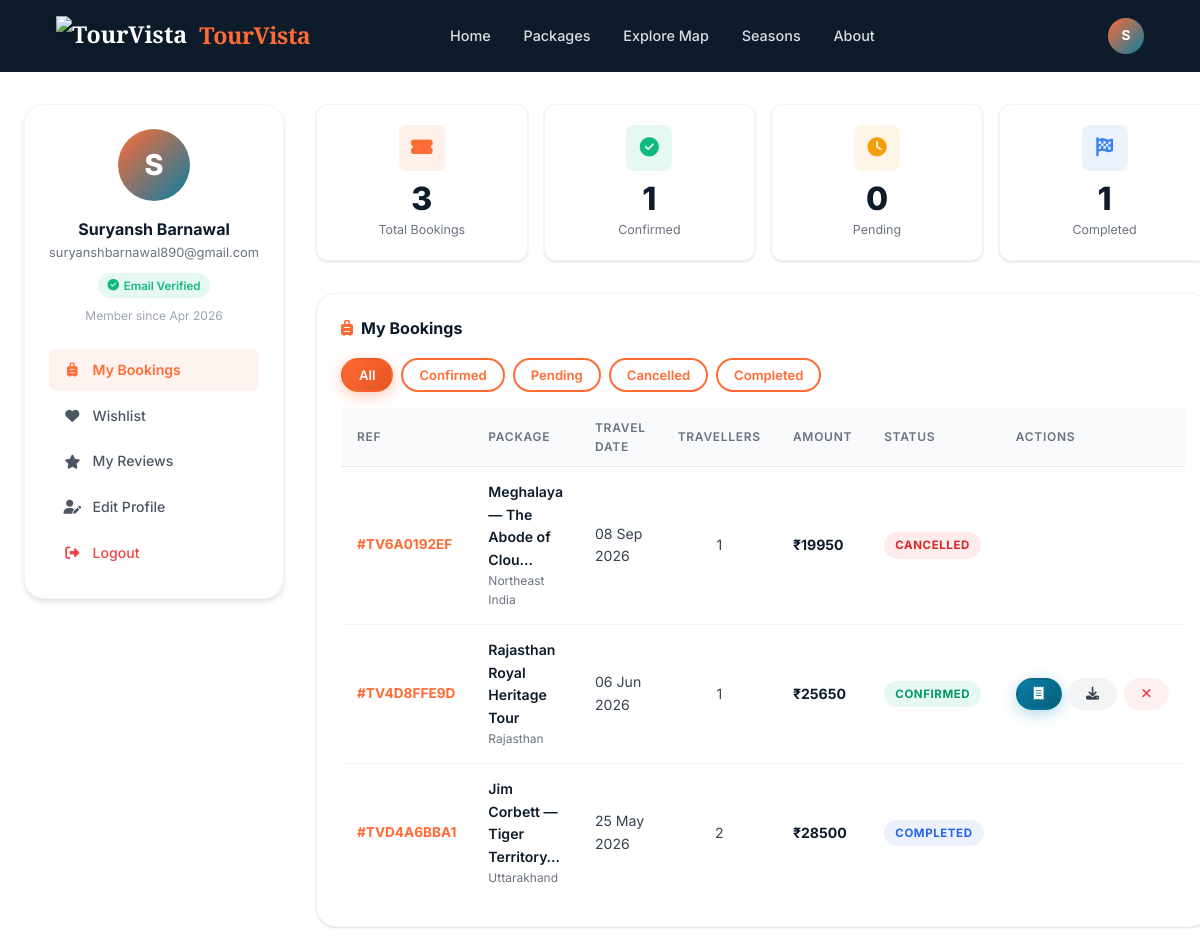
The app's page /accounts/dashboard/ (signed in, upper part), older data.
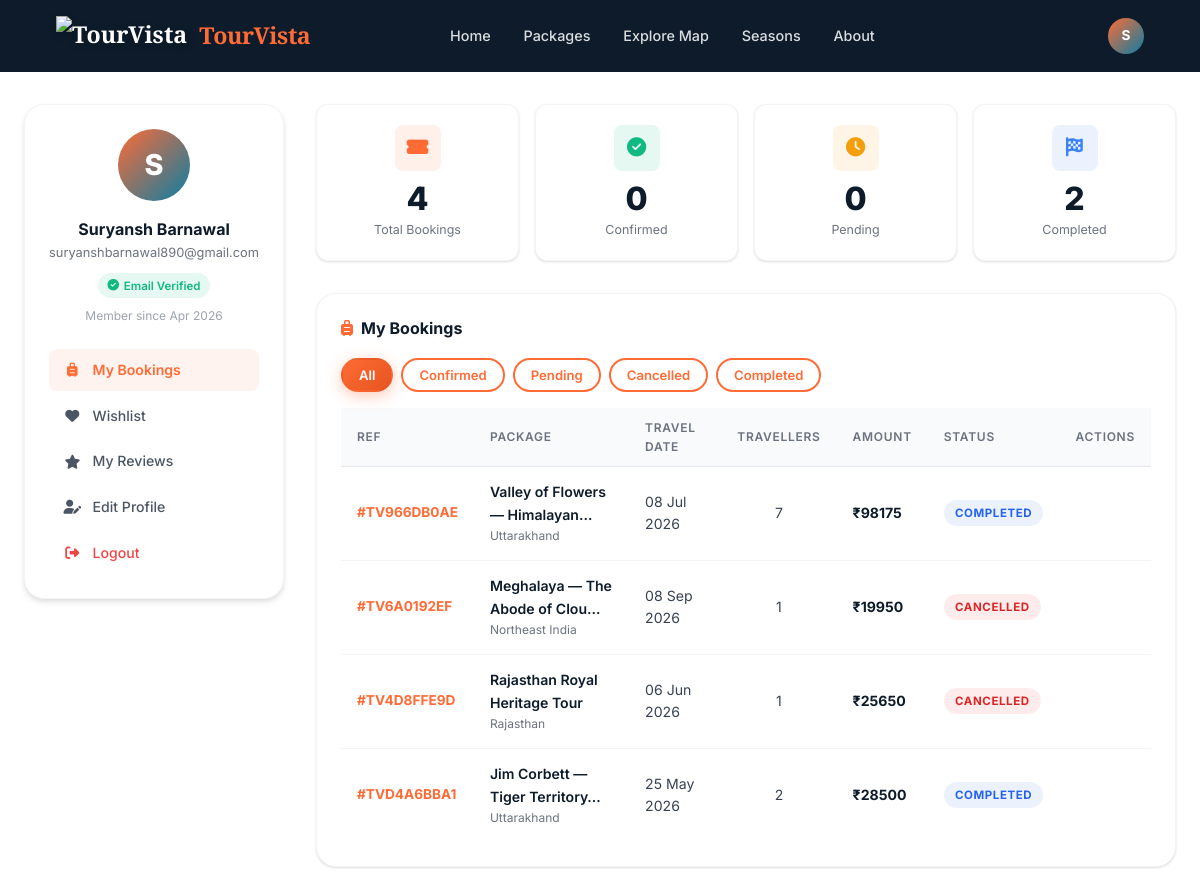
The same page, newer data.
### bookings/models.py (models this page shows, shortened)
class Booking(models.Model):
    booking_ref = models.CharField(max_length=12, unique=True, blank=True)
    user = models.ForeignKey(User, on_delete=models.CASCADE, related_name='bookings')
    package = models.ForeignKey(TourPackage, on_delete=models.CASCADE, related_name='bookings')
    first_name = models.CharField(max_length=50)
    last_name = models.CharField(max_length=50)
    email = models.EmailField()
    phone = models.CharField(max_length=15)
    num_travellers = models.PositiveIntegerField(default=1)
    travel_date = models.DateField()
    special_requests = models.TextField(blank=True)
    price_per_person = models.DecimalField(max_digits=10, decimal_places=2)
    total_amount = models.DecimalField(max_digits=12, decimal_places=2)
    status = models.CharField(max_length=20, choices=BOOKING_STATUS, default='pending')
    created_at = models.DateTimeField(auto_now_add=True)
    updated_at = models.DateTimeField(auto_now=True)
    class Meta:
        ordering = ['-created_at']

### core/models.py (models this page shows, shortened)
class TourPackage(models.Model):
    title = models.CharField(max_length=255)
    slug = models.SlugField(unique=True, blank=True)
    destination = models.ForeignKey(Destination, on_delete=models.SET_NULL, null=True, blank=True)
    state = models.CharField(max_length=50, choices=INDIAN_STATES, default='rajasthan')
    description = models.TextField()
    highlights = models.TextField(blank=True, help_text="One highlight per line")
    itinerary = models.TextField(blank=True, help_text="Day-wise itinerary")
    inclusions = models.TextField(blank=True)
    exclusions = models.TextField(blank=True)
    duration_days = models.PositiveIntegerField(default=3)
    max_group_size = models.PositiveIntegerField(default=20)
    price_per_person = models.DecimalField(max_digits=10, decimal_places=2)
    discount_percent = models.PositiveIntegerField(default=0)
    difficulty = models.CharField(max_length=20, choices=DIFFICULTY_LEVELS, default='easy')
    best_season = models.CharField(max_length=20, choices=SEASONS, default='all')
    transportation = models.CharField(max_length=30, choices=TRANSPORT_CHOICES, default='flight')
    accommodation = models.CharField(max_length=30, choices=ACCOMMODATION_CHOICES, default='hotel')
    hotel_name = models.CharField(max_length=255, blank=True, help_text="Specific hotel name, e.g. Taj Lake Palace")
    hotel_star_rating = models.PositiveIntegerField(
        null=True, blank=True,
        choices=[(i, f'{i} Star') for i in range(1, 6)],
        help_text="Hotel star rating 1–5"
    )
    transport_details = models.CharField(max_length=255, blank=True, help_text="e.g. Indigo Flight + Private Innova Crysta")
    main_image = models.ImageField(upload_to='packages/', null=True, blank=True)
    image_2 = models.ImageField(upload_to='packages/', null=True, blank=True)
    image_3 = models.ImageField(upload_to='packages/', null=True, blank=True)
    image_4 = models.ImageField(upload_to='packages/', null=True, blank=True)
    is_featured = models.BooleanField(default=False)
    is_active = models.BooleanField(default=True)
    created_at = models.DateTimeField(auto_now_add=True)
    updated_at = models.DateTimeField(auto_now=True)
    city_name = models.CharField(max_length=100, blank=True, help_text="City name for weather API (e.g. Jaipur)")
    class Meta:
        ordering = ['-is_featured', '-created_at']
    def get_absolute_url(self):
        return reverse('core:package_detail', kwargs={'slug': self.slug})

### accounts/views.py (the view)
# urls.py: path('dashboard/', views.dashboard, name='dashboard'),
@login_required
def dashboard(request):
    user = request.user
    if user.is_staff:
        return redirect('accounts:admin_dashboard')
    bookings = Booking.objects.filter(user=user).select_related('package').order_by('-created_at')
    total_bookings = bookings.count()
    confirmed = bookings.filter(status='confirmed').count()
    pending = bookings.filter(status='pending').count()
    completed = bookings.filter(status='completed').count()
    from core.models import Wishlist
    wishlist = Wishlist.objects.filter(user=user).select_related('package').order_by('-added_at')
    from core.models import Review
    reviews = Review.objects.filter(user=user).select_related('package').order_by('-created_at')[:5]
    profile, _ = UserProfile.objects.get_or_create(user=user)
    context = {
        'bookings': bookings,
        'total_bookings': total_bookings,
        'confirmed': confirmed,
        'pending': pending,
        'completed': completed,
        'wishlist': wishlist,
        'reviews': reviews,
        'profile': profile,
    }
    return render(request, 'accounts/dashboard.html', context)

### accounts/models.py (called while the page is built)
    @property
    def full_name(self):
        return f"{self.user.first_name} {self.user.last_name}".strip() or self.user.username

### templates/accounts/dashboard.html (shortened to what the changed rows need)
{% extends 'base.html' %}
{% load static %}
{% block content %}
<div class="container" style="padding-top:calc(var(--navbar-height) + 2rem);padding-bottom:3rem">
  <div class="dashboard-layout" style="padding-top:0">
    <div>
      <div class="dash-stat-grid">
        <div class="dash-stat">
          <div class="stat-icon" style="background:rgba(255,107,53,.1)"><i class="fas fa-ticket-alt" style="color:var(--saffron)"></i></div>
          <div class="stat-num">{{ total_bookings }}</div>
          <div class="stat-label">Total Bookings</div>
        </div>
        <div class="dash-stat">
          <div class="stat-icon" style="background:rgba(16,185,129,.1)"><i class="fas fa-check-circle" style="color:var(--success)"></i></div>
          <div class="stat-num">{{ confirmed }}</div>
          <div class="stat-label">Confirmed</div>
        </div>
        <div class="dash-stat">
          <div class="stat-icon" style="background:rgba(59,130,246,.1)"><i class="fas fa-flag-checkered" style="color:var(--info)"></i></div>
          <div class="stat-num">{{ completed }}</div>
          <div class="stat-label">Completed</div>
        </div>
      </div>
      <div class="dash-section" id="bookings">
        {% if bookings %}
        <div style="overflow-x:auto">
          <table class="booking-table" id="bookings-table">
            <thead>
              <tr>
                <th>Ref</th>
                <th>Package</th>
                <th>Travel Date</th>
                <th>Travellers</th>
                <th>Amount</th>
                <th>Status</th>
                <th>Actions</th>
              </tr>
            </thead>
            <tbody>
              {% for booking in bookings %}
              <tr data-status="{{ booking.status }}">
                <td style="font-weight:700;color:var(--saffron);font-size:.85rem">#{{ booking.booking_ref }}</td>
                <td>
                  <a href="{{ booking.package.get_absolute_url }}" style="font-weight:600;color:var(--navy);font-size:.88rem">{{ booking.package.title|truncatechars:30 }}</a>
                  <div style="font-size:.75rem;color:var(--gray-500)">{{ booking.package.get_state_display }}</div>
                </td>
                <td style="font-size:.88rem">{{ booking.travel_date|date:"d M Y" }}</td>
                <td style="font-size:.88rem;text-align:center">{{ booking.num_travellers }}</td>
                <td style="font-weight:700;color:var(--navy);font-size:.88rem">₹{{ booking.total_amount|floatformat:0 }}</td>
                <td><span class="status-badge {{ booking.status }}">{{ booking.get_status_display }}</span></td>
                <td>
                  <div style="display:flex;gap:.4rem">
                    {% if booking.status == 'confirmed' %}
                    <a href="{% url 'bookings:receipt' booking.booking_ref %}" class="btn btn-sm btn-teal" title="View Receipt"><i class="fas fa-receipt"></i></a>
                    <a href="{% url 'bookings:download_receipt' booking.booking_ref %}" class="btn btn-sm" style="background:var(--gray-100);color:var(--gray-700)" title="Download PDF"><i class="fas fa-download"></i></a>
                    {% elif booking.status == 'pending' %}
                    <a href="{% url 'bookings:payment' booking.booking_ref %}" class="btn btn-sm btn-primary" title="Complete Payment"><i class="fas fa-credit-card"></i> Pay</a>
                    {% endif %}
                    {% if booking.status in 'pending,confirmed' %}
                    <a href="{% url 'bookings:cancel' booking.booking_ref %}" class="btn btn-sm" style="background:rgba(239,68,68,.08);color:var(--danger)" title="Cancel"><i class="fas fa-times"></i></a>
                    {% endif %}
                  </div>
                </td>
              </tr>
              {% endfor %}
            </tbody>
          </table>
        </div>
        {% endif %}
      </div>
    </div>
  </div>
</div>
{% endblock %}

Row changes from the older to the newer data that the page shows:
added Booking: booking_ref "TV966DB0AE", package "Valley of Flowers — Himalayan…", package.state "Uttarakhand", travel_date "08 Jul 2026", num_travellers "7", total_amount "98175", status "COMPLETED"
changed Booking "06 Jun 2026": status "CONFIRMED" → "CANCELLED"
Text that changed along with them:
{{ total_bookings }}: "3" → "4"
{{ confirmed }}: "1" → "0"
{{ completed }}: "1" → "2"
